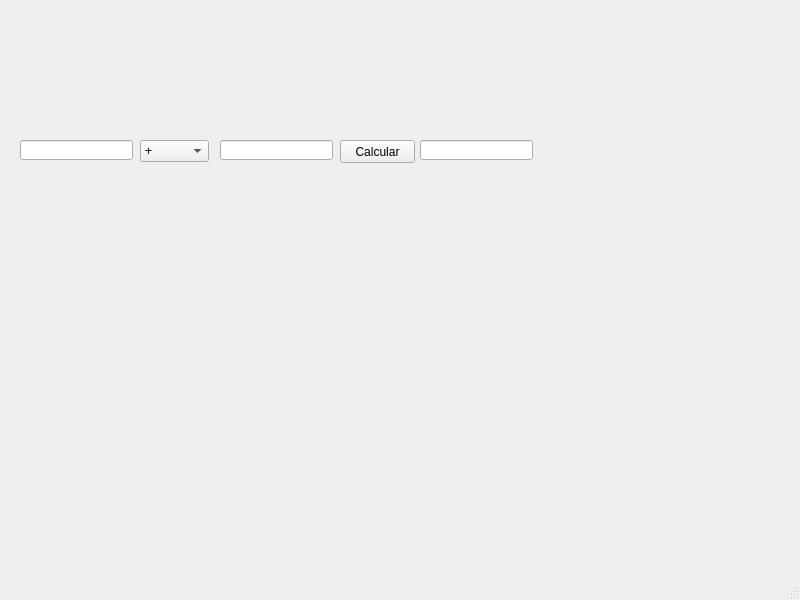
<?xml version="1.0" encoding="UTF-8"?>
<ui version="4.0">
 <class>MainWindow</class>
 <widget class="QMainWindow" name="MainWindow">
  <property name="geometry">
   <rect>
    <x>0</x>
    <y>0</y>
    <width>800</width>
    <height>600</height>
   </rect>
  </property>
  <property name="windowTitle">
   <string>Calculadora</string>
  </property>
  <widget class="QWidget" name="centralwidget">
   <widget class="QPushButton" name="button_calc">
    <property name="geometry">
     <rect>
      <x>340</x>
      <y>140</y>
      <width>75</width>
      <height>23</height>
     </rect>
    </property>
    <property name="text">
     <string>Calcular</string>
    </property>
   </widget>
   <widget class="QLineEdit" name="edit_n2">
    <property name="geometry">
     <rect>
      <x>220</x>
      <y>140</y>
      <width>113</width>
      <height>20</height>
     </rect>
    </property>
   </widget>
   <widget class="QLineEdit" name="edit_res">
    <property name="geometry">
     <rect>
      <x>420</x>
      <y>140</y>
      <width>113</width>
      <height>20</height>
     </rect>
    </property>
    <property name="readOnly">
     <bool>true</bool>
    </property>
   </widget>
   <widget class="QLineEdit" name="edit_n1">
    <property name="geometry">
     <rect>
      <x>20</x>
      <y>140</y>
      <width>113</width>
      <height>20</height>
     </rect>
    </property>
   </widget>
   <widget class="QComboBox" name="combo_op">
    <property name="geometry">
     <rect>
      <x>140</x>
      <y>140</y>
      <width>69</width>
      <height>22</height>
     </rect>
    </property>
    <item>
     <property name="text">
      <string>+</string>
     </property>
    </item>
    <item>
     <property name="text">
      <string>-</string>
     </property>
    </item>
    <item>
     <property name="text">
      <string>*</string>
     </property>
    </item>
    <item>
     <property name="text">
      <string>/</string>
     </property>
    </item>
   </widget>
  </widget>
  <widget class="QMenuBar" name="menubar">
   <property name="geometry">
    <rect>
     <x>0</x>
     <y>0</y>
     <width>800</width>
     <height>21</height>
    </rect>
   </property>
  </widget>
  <widget class="QStatusBar" name="statusbar"/>
 </widget>
 <resources/>
 <connections/>
</ui>
